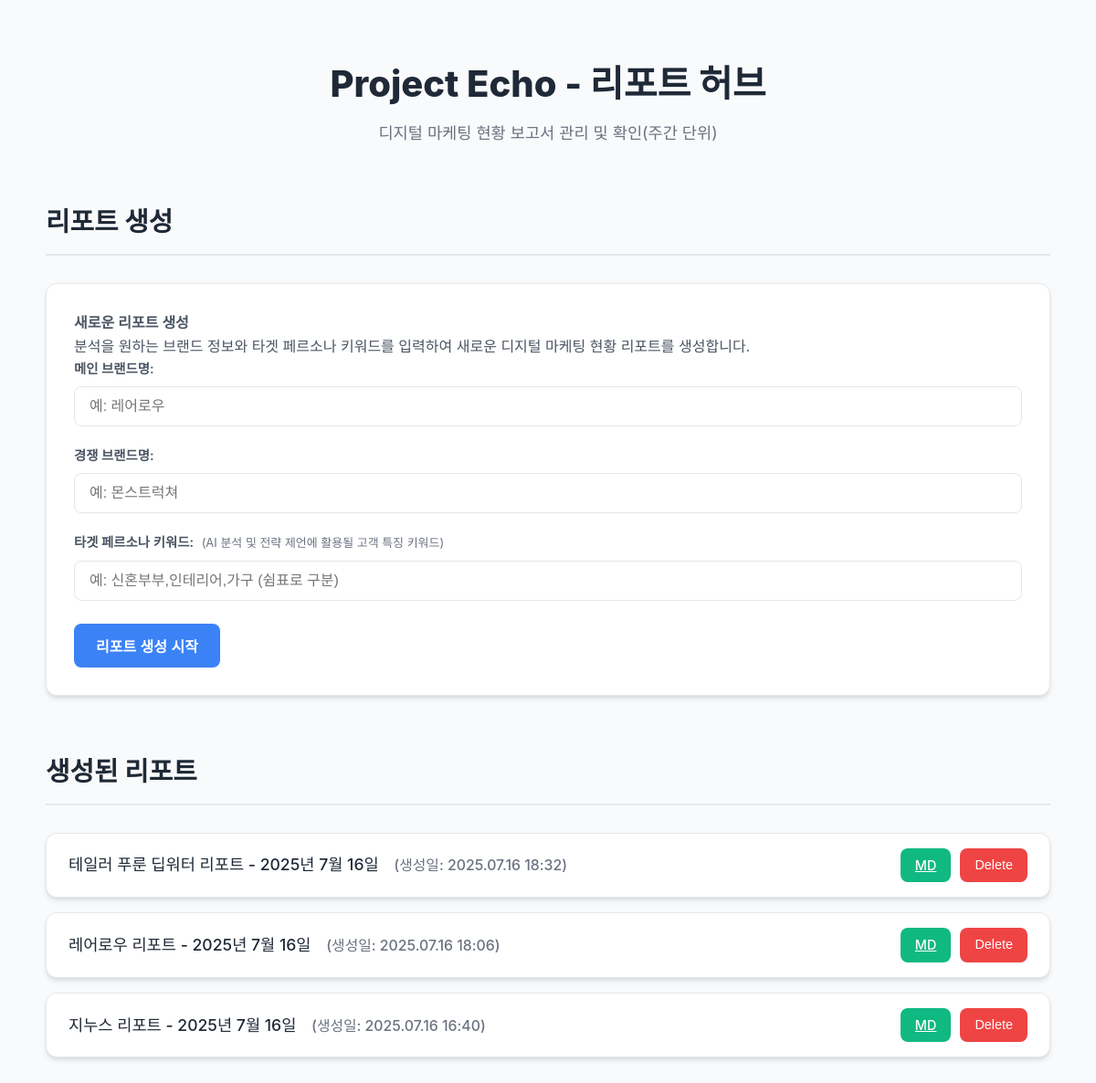
The app's page /, older data.
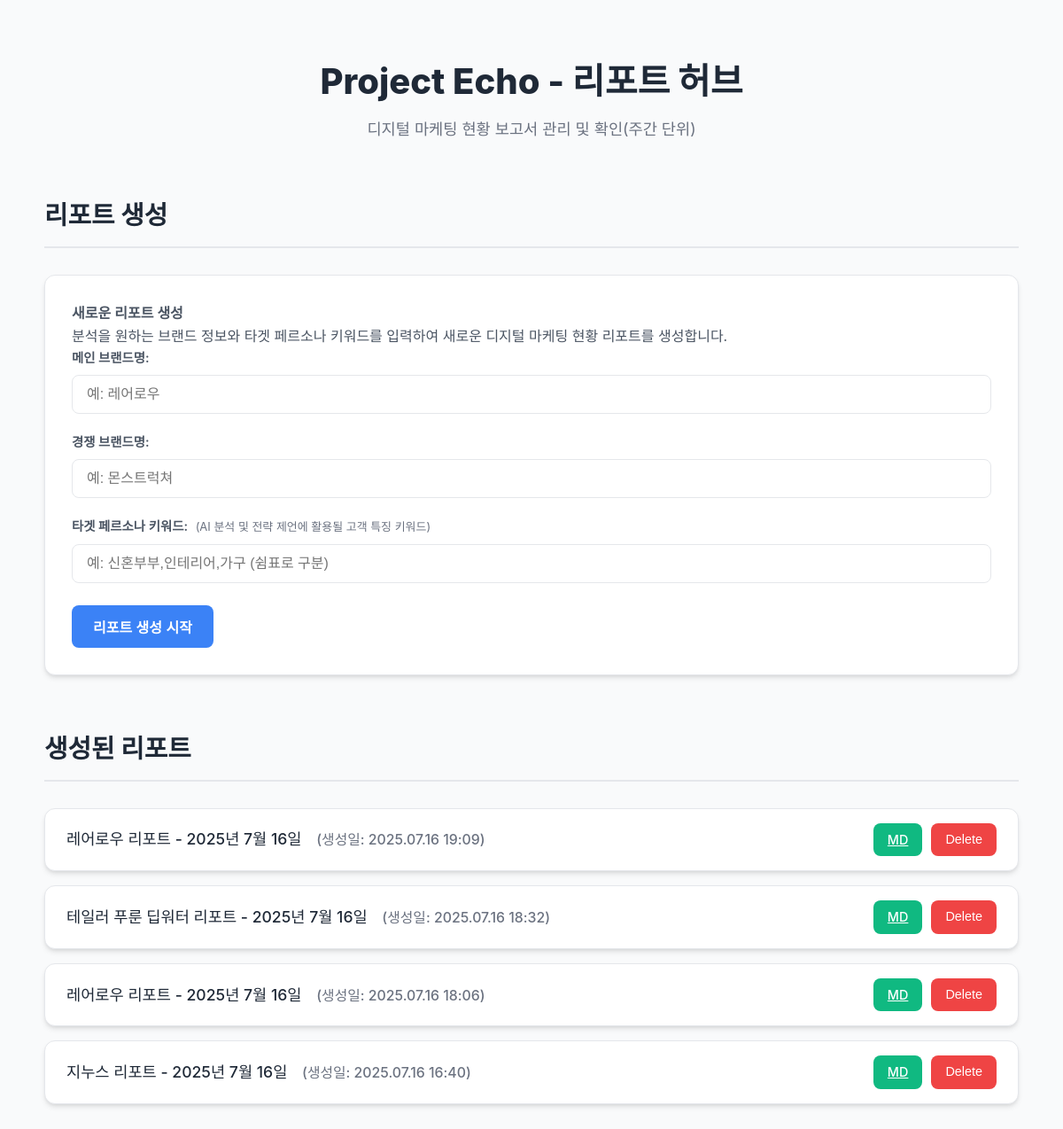
The same page, newer data.
### reports/models.py (models this page shows, shortened)
class Report(models.Model):
    brand = models.ForeignKey(Brand, on_delete=models.CASCADE, related_name='reports')
    created_at = models.DateTimeField(auto_now_add=True)
    report_date = models.DateField(db_index=True, null=True, blank=True)
    competitor_brand_name = models.CharField(max_length=255, blank=True)
    raw_data = models.JSONField(null=True, blank=True, help_text="Stores all raw data collected from APIs (YouTube, Naver, etc.)")
    report_data = models.JSONField(null=True, blank=True, help_text="The complete, structured report generated by Gemini, following the detailed schema.")
    generated_wordcloud_path = models.CharField(max_length=1024, null=True, blank=True)
    generated_chart_paths = models.JSONField(null=True, blank=True, help_text="Paths to generated chart images")
    class Meta:
        ordering = ['-report_date']
        indexes = [
            models.Index(fields=['brand', 'report_date']),
        ]

class Brand(models.Model):
    BRAND_TYPE_CHOICES = [
        ('main', 'Main Brand'),
        ('competitor', 'Competitor Brand'),
    ]
    name = models.CharField(max_length=255, unique=True)
    brand_type = models.CharField(max_length=10, choices=BRAND_TYPE_CHOICES, default='main')

### reports/views.py (the view)
# urls.py: path('', views.hub_page, name='hub_page'), # New hub page as the root of the app
def hub_page(request):
    reports = Report.objects.all().order_by('-report_date')
    return render(request, 'reports/hub_page.html', {'reports': reports})

### reports/templates/reports/hub_page.html (shortened to what this page needs)
<!DOCTYPE html>
<html lang="ko">
<head>
</head>
<body>
    <div class="container">
        <div class="header">
            <h1 class="page-title">Project Echo - 리포트 허브</h1>
            <p>디지털 마케팅 현황 보고서 관리 및 확인(주간 단위)</p>
        </div>
        <div class="report-section">
            <h2 class="section-title">리포트 생성</h2>
            <div class="card">
                <p class="card-title">새로운 리포트 생성</p>
                <p>분석을 원하는 브랜드 정보와 타겟 페르소나 키워드를 입력하여 새로운 디지털 마케팅 현황 리포트를 생성합니다.</p>
                <form id="report-generation-form" action="{% url 'reports:generate_report' %}" method="post">
                    <div class="form-group">
                        <label for="client_brand">메인 브랜드명:</label>
                        <input type="text" id="client_brand" name="client_brand" placeholder="예: 레어로우" required>
                    </div>
                    <div class="form-group">
                        <label for="competitor_brand">경쟁 브랜드명:</label>
                        <input type="text" id="competitor_brand" name="competitor_brand" placeholder="예: 몬스트럭쳐" required>
                    </div>
                    <div class="form-group">
                        <label for="target_persona_keywords">타겟 페르소나 키워드:
                            <span class="persona-description">(AI 분석 및 전략 제언에 활용될 고객 특징 키워드)</span>
                        </label>
                        <input type="text" id="target_persona_keywords" name="target_persona_keywords" placeholder="예: 신혼부부,인테리어,가구 (쉼표로 구분)" required>
                    </div>
                    <div class="button-group">
                        <button type="submit" class="button" id="generate-report-button">리포트 생성 시작</button>
                    </div>
                </form>
            </div>
        </div>
        <div class="report-section">
            <h2 class="section-title">생성된 리포트</h2>
            {% if reports %}
            <ul class="report-list">
                {% for report in reports %}
                <li id="report-item-{{ report.id }}">
                    <a href="{% url 'reports:report_detail' report.id %}" class="report-item-link">
                        {{ report.brand.name }} 리포트 - {{ report.report_date|date:"Y년 n월 j일" }}
                        <span>(생성일: {{ report.created_at|date:"Y.m.d H:i" }})</span>
                    </a>
                    <div class="report-actions">
                        <a href="{% url 'reports:download_markdown_report' report.id %}" class="download-button" target="_blank">MD</a>
                        <button class="delete-button" data-report-id="{{ report.id }}">Delete</button>
                    </div>
                </li>
                {% endfor %}
            </ul>
            {% else %}
            <div class="card">
                <p>아직 생성된 리포트가 없습니다. 새로운 리포트를 생성해주세요.</p>
            </div>
            {% endif %}
        </div>
    </div>
</body>

Row changes from the older to the newer data that the page shows:
added Report: brand.name "레어로우", report_date "2025년 7월 16일", created_at "2025.07.16 19:09"
